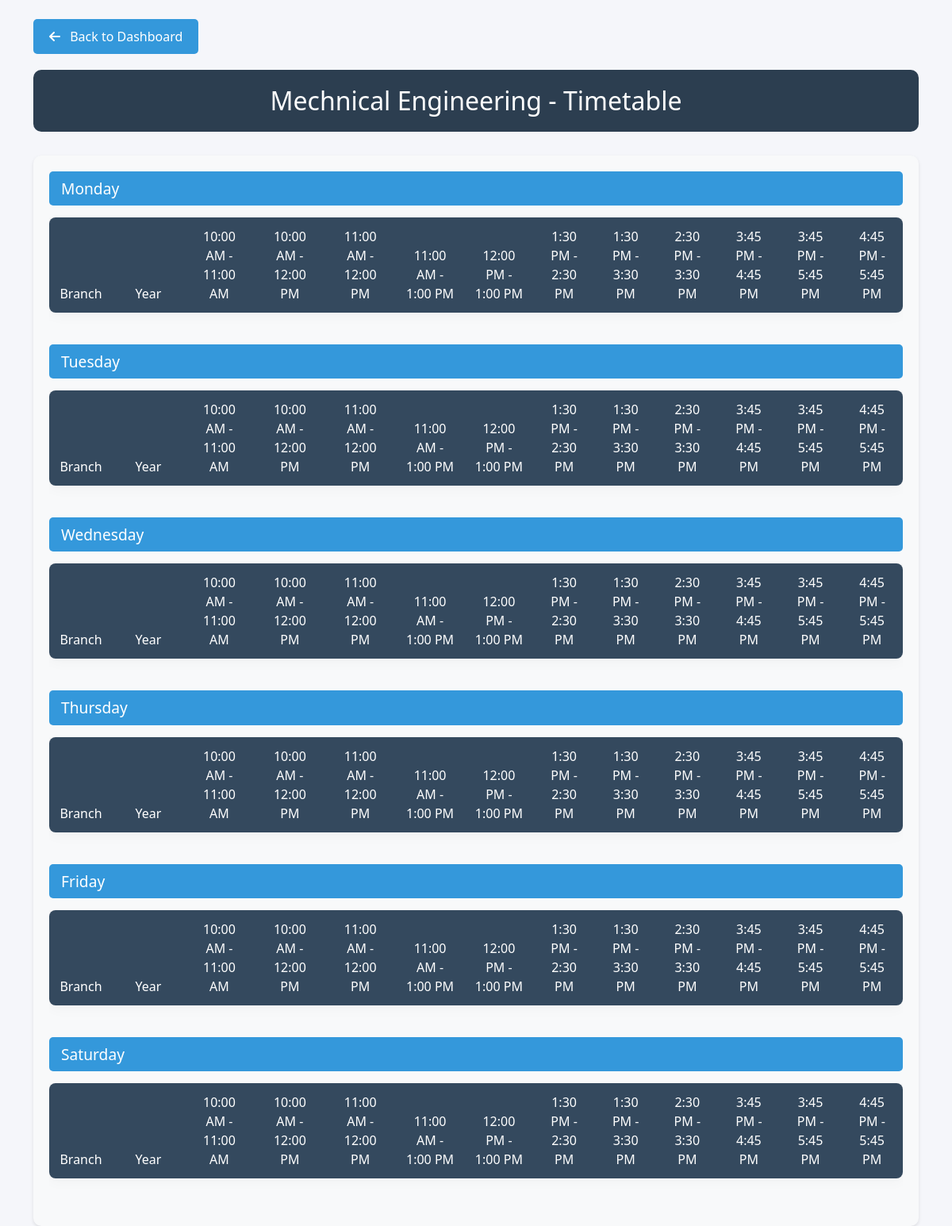
The page /view-department-timetable/?department=3 (signed in) on the database its author committed.
### timetable/models.py (models this page shows, shortened)
class Department(models.Model):
    name = models.CharField(max_length=100)
    code = models.CharField(max_length=10, unique=True)
    admin = models.OneToOneField(User, on_delete=models.CASCADE, related_name='department_admin')
    created_at = models.DateTimeField(auto_now_add=True)
    updated_at = models.DateTimeField(auto_now=True)

class TimeSlot(models.Model):
    start_time = models.TimeField()
    end_time = models.TimeField()

### timetable/views.py (the view)
# urls.py: path('view-department-timetable/', views.view_department_timetable, name='view_department_timetable'),
@login_required
def view_department_timetable(request):
    if not request.user.is_superuser:
        messages.error(request, "You don't have permission to access this page.")
        return redirect('home')
    department_id = request.GET.get('department')
    if not department_id:
        messages.error(request, "Please select a department.")
        return redirect('main_admin_dashboard')
    try:
        department = Department.objects.get(id=department_id)
    except Department.DoesNotExist:
        messages.error(request, "Department not found.")
        return redirect('main_admin_dashboard')
    divisions = Division.objects.filter(department=department)
    time_slots = TimeSlot.objects.all().order_by('start_time')
    timetable_entries = Timetable.objects.filter(
        division__department=department
    ).select_related(
        'subject',
        'teacher',
        'classroom',
        'lab',
        'batch',
        'division',
        'subject__year'
    )
    context = {
        'department': department,
        'divisions': divisions,
        'time_slots': time_slots,
        'timetable_entries': timetable_entries,
        'DAYS': ['Monday', 'Tuesday', 'Wednesday', 'Thursday', 'Friday', 'Saturday'],
    }
    return render(request, 'view_department_timetable.html', context)

### timetable/templates/view_department_timetable.html (shortened to what this page needs)
{% extends 'blank_base.html' %}
{% load static %}
{% load timetable_filters %}
{% block content %}
<div class="container mt-4">
    <a href="{% url 'main_admin_dashboard' %}" class="back-button">
        <i class="fas fa-arrow-left"></i> Back to Dashboard
    </a>
    <div class="department-header">
        <h2>{{ department.name }} - Timetable</h2>
    </div>
    <div class="timetable-container">
        {% for day in DAYS %}
        <div class="day-section mb-4">
            <h3 class="day-header">{{ day }}</h3>
            <div class="table-responsive">
                <table class="table">
                    <thead>
                        <tr>
                            <th style="width: 80px;">Branch</th>
                            <th style="width: 90px;">Year</th>
                            {% for slot in time_slots %}
                            <th>{{ slot.start_time|time:"g:i A" }} - {{ slot.end_time|time:"g:i A" }}</th>
                            {% endfor %}
                        </tr>
                    </thead>
                </table>
            </div>
        </div>
        {% endfor %}
    </div>
</div>
{% endblock %}

### timetable/templates/view_department_timetable.html (style rules this page uses)
.department-header { background: #2c3e50; color: white; padding: 20px; border-radius: 10px; margin-bottom: 30px; text-align: center; }
.department-header h2 { margin: 0; font-size: 2em; }
.back-button { background: #3498db; color: white; border: none; padding: 10px 20px; border-radius: 5px; text-decoration: none; display: inline-block; margin-bottom: 20px; transition: all 0.3s ease; }
.back-button i { margin-right: 8px; }
.timetable-container { background: #f8f9fa; padding: 20px; border-radius: 10px; box-shadow: 0 2px 4px rgba(0,0,0,0.1); }
.day-header { background: #3498db; color: white; padding: 10px 15px; border-radius: 5px; margin-bottom: 15px; font-size: 1.2rem; font-weight: 500; }
.table { background: white; border-radius: 8px; overflow: hidden; box-shadow: 0 0 20px rgba(0,0,0,0.05); }
.table thead th { background: #34495e; color: white; font-weight: 500; border: none; padding: 12px; text-align: center; position: sticky; top: 0; }

### rows shown on the page
Department: name "Mechnical Engineering"
TimeSlot: start_time "10:00 AM", end_time "11:00 AM"
TimeSlot: start_time "10:00 AM", end_time "12:00 PM"
TimeSlot: start_time "11:00 AM", end_time "12:00 PM"
TimeSlot: start_time "11:00 AM", end_time "1:00 PM"
TimeSlot: start_time "12:00 PM", end_time "1:00 PM"
TimeSlot: start_time "1:30 PM", end_time "2:30 PM"
TimeSlot: start_time "1:30 PM", end_time "3:30 PM"
TimeSlot: start_time "2:30 PM", end_time "3:30 PM"
TimeSlot: start_time "3:45 PM", end_time "4:45 PM"
TimeSlot: start_time "3:45 PM", end_time "5:45 PM"
TimeSlot: start_time "4:45 PM", end_time "5:45 PM"

### other values the page prints
{{ day }} "Monday" "Tuesday" "Wednesday" "Thursday" "Friday" "Saturday"
